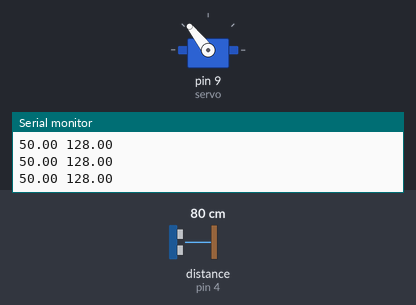
A sketch run on a simulated Arduino Uno, built with avr-gcc and run on an emulated ATmega328P. Parts: servo, the last lines printed to the serial monitor. Wiring (inferred from the names in the program): ultrasonic range finder: trigger pin 3; echo pin 4. The inputs (shaded band) are chosen by the test bench; at power-on: distance to the obstacle (sensor on pin 4) 80 cm. The echo pulse lasts 58.3 µs per cm.

Above: at 6.2 s.
6.3 s: distance to the obstacle (sensor on pin 4) set to 9 cm
9.3 s: distance to the obstacle (sensor on pin 4) set to 18 cm
At 11.1 s:
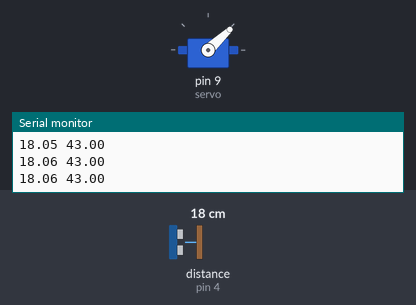
12.3 s: distance to the obstacle (sensor on pin 4) set to 35 cm
At 13.7 s:
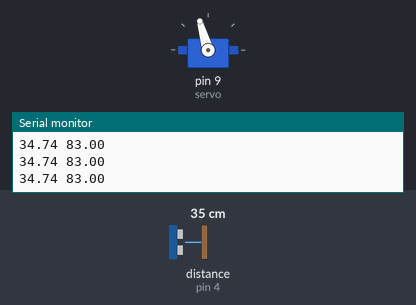
14.1 s: distance to the obstacle (sensor on pin 4) set to 34 cm
17.1 s: distance to the obstacle (sensor on pin 4) set to 2 cm
At 18.3 s:
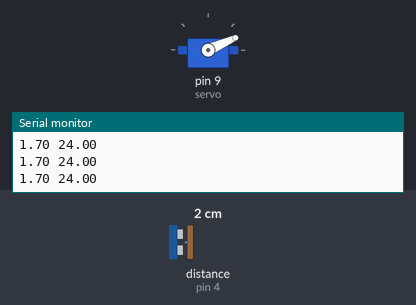
Timing chart, 0 to 19.6 s (numbered marks = the images above; inputs shaded):
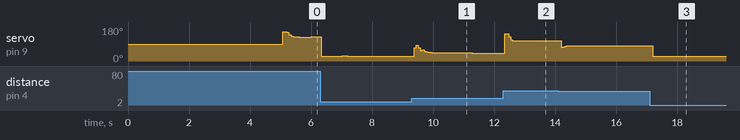

The sketch:

PID.ino
```cpp
#include <Servo.h>
#define Umax 60 // maximum angle of the servo motor in degrees
#define Umin -60 // minimum angle
#define Umax_rad 1.0472 // maximum angle of the servo motor in radiants
#define Umin_rad -1.0472 // minimum angle
#define T 0.09 // sampling time
const int echoPin2= 4;
const int trigPin2= 3;
Servo servo;
double setpoint;
double y, y_prev;
double error;
double P, I, D, U;
double I_prev=0, U_prev=0, D_prev=0;
boolean Saturation = false;
double Kp = 3.9;
double Ki = 0.1;
double Kd = 2.3;
double error_prev = 0.0;
float measure (void);
void move_servo(int);
void setup() {
Serial.begin(9600);
pinMode(trigPin2, OUTPUT);
pinMode(echoPin2, INPUT);
servo.attach(9);
delay(1000);
move_servo(90);
delay(2000);
setpoint = .35;
delay(1000);
y_prev = measure(); // ball
delay(1000);
}
void loop() {
delay(3);
y = measure(); // distance of the ball from the sensor ( meters )
y = 0.53*y + 0.47*y_prev ; // ( filtering to reduce noise )
delay (3);
error = round( 100*(y - setpoint) )*0.01;
P = Kp*error;
if ( ! Saturation ) I = I_prev + T*Ki*error;
D = (Kd/T)*(error - error_prev);
D = 0.56*D + 0.44*D_prev; // filtering D
U = P + I + round(100*D)*0.01 ; // U in radiants
if ( U < Umin_rad) {
U=Umin_rad;
Saturation = true;
}
else if ( U > Umax_rad) {
U=Umax_rad;
Saturation = true;
}
else Saturation = false;
U=round(U*180/M_PI); // Transform U in degrees
U=map(U, Umin, Umax, 24, 156);
if (U < 83 || U > 97 || abs(error) > 0.01 ) move_servo( round(U) ); // error threshold
delay (24);
//Serial.print(setpoint*100);
//Serial.print(" ");
Serial.print(y*100);
Serial.print(" ");
Serial.print(U);
Serial.println();
I_prev = I;
y_prev = y;
D_prev = D;
setpoint = setpoint;
error_prev = error;
} float measure (
void) {
long duration=0;
float distance=0;
digitalWrite(trigPin2, LOW);
delayMicroseconds(10);
digitalWrite(trigPin2, HIGH);
delayMicroseconds(10);
digitalWrite(trigPin2, LOW);
duration = pulseIn(echoPin2, HIGH);
distance = (float)duration/58.2;
//Serial.println(distance);
delay(30);
if (distance > 50) distance=50;
else if (distance < 0) distance=0;
return 0.01*(distance);
}
void move_servo(int u) {
servo.write(u);
}
```

Measured:
- after the input at 17.1 s, servo on pin 9 (servo): 80° → 24° after 0.09 s
